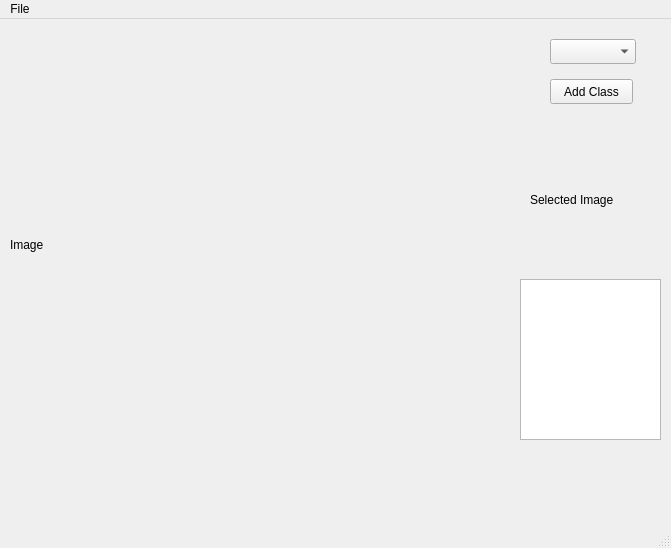
<?xml version="1.0" encoding="UTF-8"?>
<ui version="4.0">
 <class>MainWindow</class>
 <widget class="QMainWindow" name="MainWindow">
  <property name="geometry">
   <rect>
    <x>0</x>
    <y>0</y>
    <width>671</width>
    <height>548</height>
   </rect>
  </property>
  <property name="windowTitle">
   <string>Annotation Tool</string>
  </property>
  <widget class="QWidget" name="centralwidget">
   <widget class="custom_label" name="label">
    <property name="geometry">
     <rect>
      <x>10</x>
      <y>10</y>
      <width>471</width>
      <height>431</height>
     </rect>
    </property>
    <property name="text">
     <string>Image</string>
    </property>
   </widget>
   <widget class="QListWidget" name="listWidget">
    <property name="geometry">
     <rect>
      <x>520</x>
      <y>260</y>
      <width>141</width>
      <height>161</height>
     </rect>
    </property>
   </widget>
   <widget class="QLabel" name="label_2">
    <property name="geometry">
     <rect>
      <x>530</x>
      <y>110</y>
      <width>121</width>
      <height>141</height>
     </rect>
    </property>
    <property name="text">
     <string>Selected Image</string>
    </property>
   </widget>
   <widget class="QComboBox" name="comboBox">
    <property name="geometry">
     <rect>
      <x>550</x>
      <y>20</y>
      <width>86</width>
      <height>25</height>
     </rect>
    </property>
   </widget>
   <widget class="QPushButton" name="pushButton">
    <property name="geometry">
     <rect>
      <x>550</x>
      <y>60</y>
      <width>83</width>
      <height>25</height>
     </rect>
    </property>
    <property name="text">
     <string>Add Class</string>
    </property>
   </widget>
  </widget>
  <widget class="QMenuBar" name="menubar">
   <property name="geometry">
    <rect>
     <x>0</x>
     <y>0</y>
     <width>671</width>
     <height>22</height>
    </rect>
   </property>
   <widget class="QMenu" name="menuFile">
    <property name="title">
     <string>File</string>
    </property>
    <addaction name="actionLoad_Image"/>
    <addaction name="actionLoad_Image_Files"/>
   </widget>
   <addaction name="menuFile"/>
  </widget>
  <widget class="QStatusBar" name="statusbar"/>
  <action name="actionLoad_Image">
   <property name="text">
    <string>Load Image</string>
   </property>
  </action>
  <action name="actionLoad_Image_Files">
   <property name="text">
    <string>Load Image Files</string>
   </property>
  </action>
 </widget>
 <customwidgets>
  <customwidget>
   <class>custom_label</class>
   <extends>QLabel</extends>
   <header location="global">custom_label.h</header>
  </customwidget>
 </customwidgets>
 <resources/>
 <connections/>
</ui>
